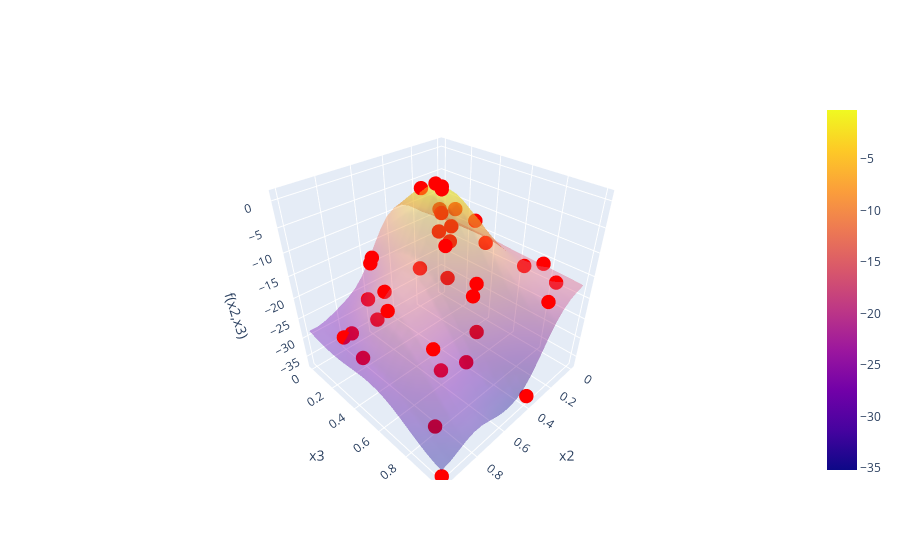

Notebook source saved alongside this figure:
### Markdown cell above
# Function 04

- standard Bayesian with beta = 0 and finer grid gave something new
- ran dimension reduction -- need to make this automatically update
- Nice clear max in x2, x3 space
- would benefit from gradient search and local model because secondary variables x1 and x4 are still significant

### Code cell
f4 = BBfcn(4)
print(f4)
f4.plot_feature_correlations()
f4.plot_correlations_with_cross_terms()

# dimension reduction for f4()
class f4dimRedTransform(Transformation):
    def __init__(self):
        pass
    def apply(self,data):
        data.drop(columns=["x1","x4"],inplace=True)

tr = f4dimRedTransform()
f4_dimRed = BBfcn(4)
f4_dimRed.transform(tr)
print(f4_dimRed)
f4_dimRed.plot_feature_correlations()
# f4_dimRed.plot_correlations_with_cross_terms()
kernel = C(10, (0.001, 20)) * Matern(length_scale=[1,1],nu=2.5) + WhiteKernel(noise_level=0.01)
f4_dimRed.nextPointBayesianOptim(kernel,numgrid=20,acqFcn="UCB",beta=0.5)

# Full dimensional GP for f4()
kernel = C(10, (0.001, 20)) * Matern(length_scale=[1,1,1,1],nu=2.5) + WhiteKernel(noise_level=0.01)
f4.nextPointBayesianOptim(kernel,numgrid=30,acqFcn="UCB",beta=0)

### Figure 1 — Plotly figure (JSON) as saved in the notebook; plotly's stock layout.template omitted (floating-point values rounded to 4 significant figures; data arrays with more than 128 entries replaced by an {"elided": "..."} marker saying what was removed)
{"data": [{"opacity": 0.4, "type": "surface", "x": {"elided": "20x20 float values"}, "y": {"elided": "20x20 float values"}, "z": {"elided": "20x20 float values"}}, {"marker": {"color": "red", "size": 5}, "mode": "markers", "name": "Measured points", "type": "scatter3d", "x": [0.7256, 0.4996, 0.03369, 0.00625, 0.1298, 0.5002, 0.06045, 0.7571, 0.07257, 0.5868, 0.5976, 0.1452, 0.07239, 0.832, 0.212, 0.8766, 0.1661, 0.8045, 0.6669, 0.6649, 0.9028, 0.757, 0.9196, 0.506, 0.4724, 0.8945, 0.04657, 0.4288, 0.4821, 0.494, 0.7421, 0.4082, 0.3878, 0.4082, 1.0, 0.4211, 0.4138, 0.4138, 0.4138], "y": [0.1754, 0.5393, 0.1454, 0.7606, 0.3844, 0.7066, 0.04219, 0.3694, 0.8868, 0.4388, 0.7661, 0.4768, 0.6872, 0.4829, 0.9392, 0.2172, 0.2414, 0.7518, 0.1568, 0.162, 0.3354, 0.2765, 0.2061, 0.5305, 0.4532, 0.8516, 0.1168, 0.4258, 0.7094, 0.7353, 0.737, 0.3673, 1.0, 0.2653, 1.0, 0.4211, 0.4138, 0.4138, 0.4138], "z": [-22.11, -14.6, -11.7, -16.05, -10.07, -15.49, -12.68, -16.03, -17.05, -12.74, -27.32, -13.53, -16.68, -16.51, -17.82, -26.56, -12.76, -19.44, -28.9, -13.7, -29.43, -11.57, -26.86, -7.967, -6.702, -32.63, -19.99, -4.026, -13.12, -23.14, -26.33, 0.609, -35.65, -1.371, -36.76, 0.7019, 0.1254, 0.6402, 0.6402]}], "layout": {"scene": {"xaxis": {"title": {"text": "x2"}}, "yaxis": {"title": {"text": "x3"}}, "zaxis": {"title": {"text": "f(x2,x3)"}}}}}
